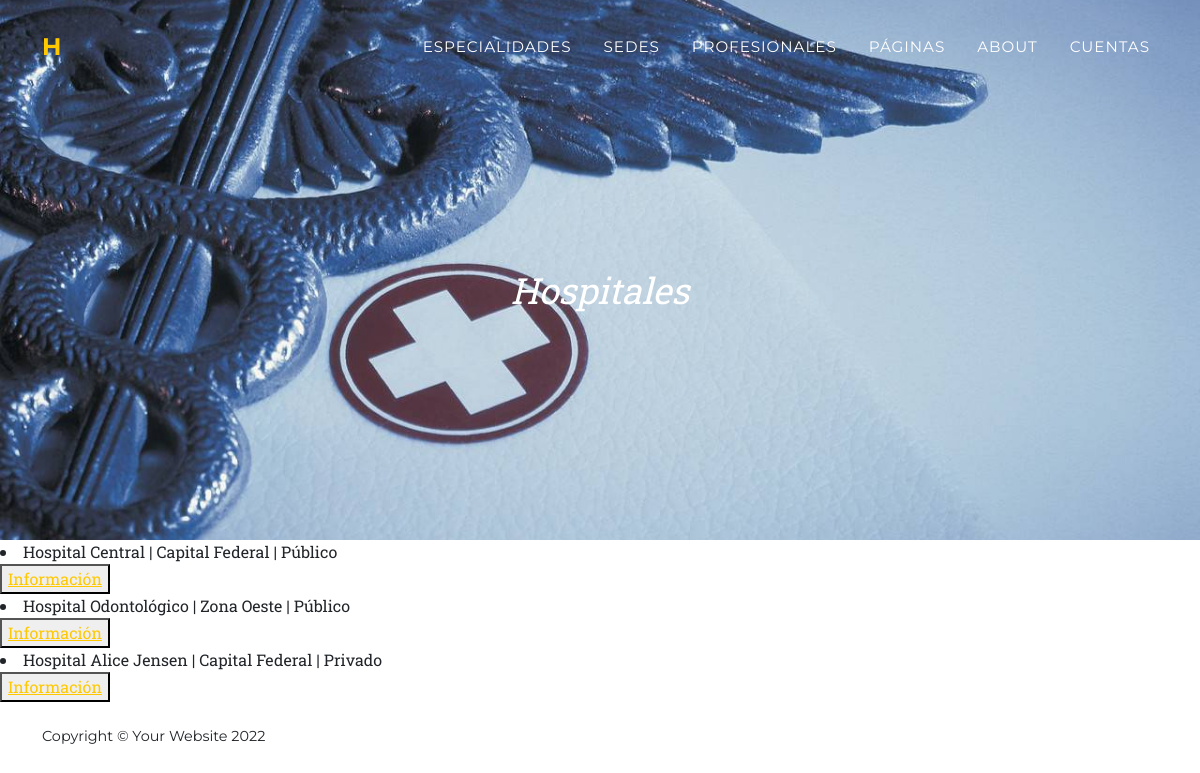
/hospital/, run on the app's committed database.
### appHospital/models.py (models this page shows)
class Hospital(models.Model):
    id = models.CharField(max_length=40, default=uuid.uuid4(), primary_key=True)
    nombre = models.CharField(max_length=50)
    zona = models.CharField(max_length=30)
    public = models.BooleanField(default=False)
    def __str__(self) -> str:
        if self.public == True:
            return self.nombre+" | "+self.zona+" | Público"
        else:
            return self.nombre+" | "+self.zona+" | Privado"

### appHospital/views.py (the view)
# urls.py: path('hospital/', hospitalLeer, name='Hospital'),
def hospitalLeer(request):
    hospitales = Hospital.objects.all()
    contexto = {'hospitales':hospitales}
    return render(request, 'hospital.html', contexto)

### appHospital/Templates/appHospital/Hospital.html
{% extends 'appHospital/padre.html' %}
{% load static %}
{% block topPage %}
<a class="navbar-brand" href=" {% url 'index' %}">H</a>
{% endblock %}
{% block title %}
<div class="masthead-subheading">Hospitales</div>
{% endblock %}
{% block changingContent %}
{% for hospital in hospitales %}
<li>{{hospital}}</li>
<button>
    <a href="{% url 'hospital_detalle' hospital.id %}">Información</a>
</button>
{% endfor %}
{% endblock %}

### data on the page
Hospital: public+nombre+zona "Hospital Central | Capital Federal | Público"
Hospital: public+nombre+zona "Hospital Odontológico | Zona Oeste | Público"
Hospital: public+nombre+zona "Hospital Alice Jensen | Capital Federal | Privado"
